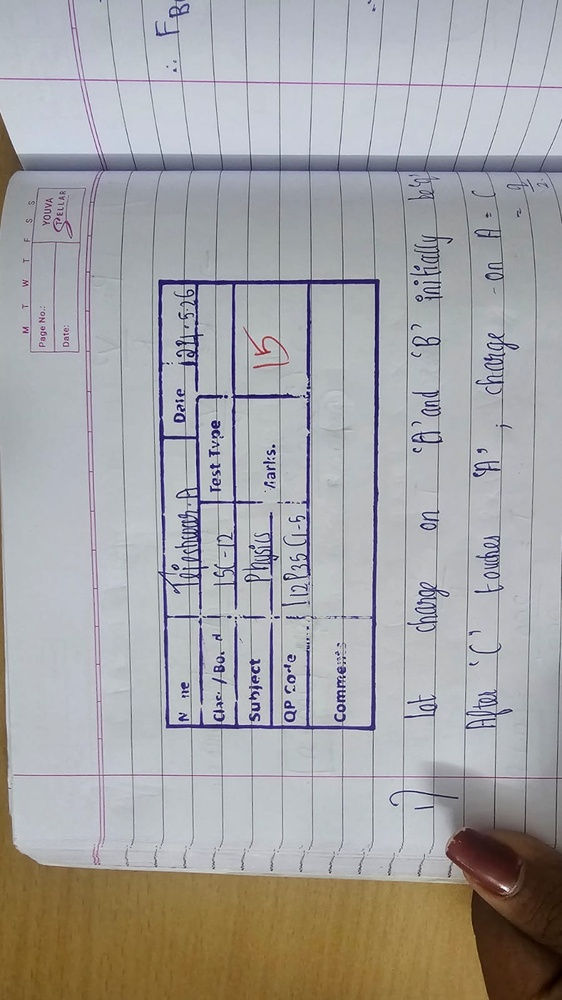
#> input picture dataset/images/train/PHOTO-2026-07-24-12-34-18 3.jpg, 562 x 1000 px, shrunk from 900 x 1600 before the run
$ python -i document_scanner.py   (imports and definitions only)
#> lines starting #> are read from the running program, lines starting #| are printed output that depends on the picture; after the words box and inside, x2 and y2 are one past the last pixel; in counts of white or black regions, pixels touching at a corner belong together
import cv2
import numpy as np


def order_points(pts):
    rect = np.zeros((4, 2), dtype="float32")

    s = pts.sum(axis=1)
    rect[0] = pts[np.argmin(s)]   # top-left
    rect[2] = pts[np.argmax(s)]   # bottom-right

    diff = np.diff(pts, axis=1)
    rect[1] = pts[np.argmin(diff)]   # top-right
    rect[3] = pts[np.argmax(diff)]   # bottom-left

    return rect


def four_point_transform(image, pts):

    rect = order_points(pts)

    (tl, tr, br, bl) = rect

    widthA = np.linalg.norm(br - bl)
    widthB = np.linalg.norm(tr - tl)
    maxWidth = max(int(widthA), int(widthB))

    heightA = np.linalg.norm(tr - br)
    heightB = np.linalg.norm(tl - bl)
    maxHeight = max(int(heightA), int(heightB))

    dst = np.array([
        [0, 0],
        [maxWidth - 1, 0],
        [maxWidth - 1, maxHeight - 1],
        [0, maxHeight - 1]
    ], dtype="float32")

    matrix = cv2.getPerspectiveTransform(rect, dst)

    warped = cv2.warpPerspective(
        image,
        matrix,
        (maxWidth, maxHeight)
    )

    return warped


def scan_document(image):

    gray = cv2.cvtColor(image, cv2.COLOR_BGR2GRAY)

    blur = cv2.GaussianBlur(gray, (5, 5), 0)

    edged = cv2.Canny(blur, 75, 200)

    contours, _ = cv2.findContours(
        edged,
        cv2.RETR_LIST,
        cv2.CHAIN_APPROX_SIMPLE
    )

    contours = sorted(contours, key=cv2.contourArea, reverse=True)

    document = None

    for contour in contours:

        perimeter = cv2.arcLength(contour, True)

        approx = cv2.approxPolyDP(
            contour,
            0.02 * perimeter,
            True
        )

        if len(approx) == 4:
            document = approx
            break

    if document is None:
        return image

    warped = four_point_transform(
        image,
        document.reshape(4, 2)
    )

    return warped

>>> import cv2
>>> picture = cv2.imread('../../../dataset/images/train/PHOTO-2026-07-24-12-34-18 3.jpg')
#> picture is the input picture: shape (1000, 562, 3); mean B, G, R 164.7, 164.1, 165.6
>>> result = scan_document(picture)
#> in scan_document, `gray = cv2.cvtColor(image, cv2.COLOR_BGR2GRAY)`:
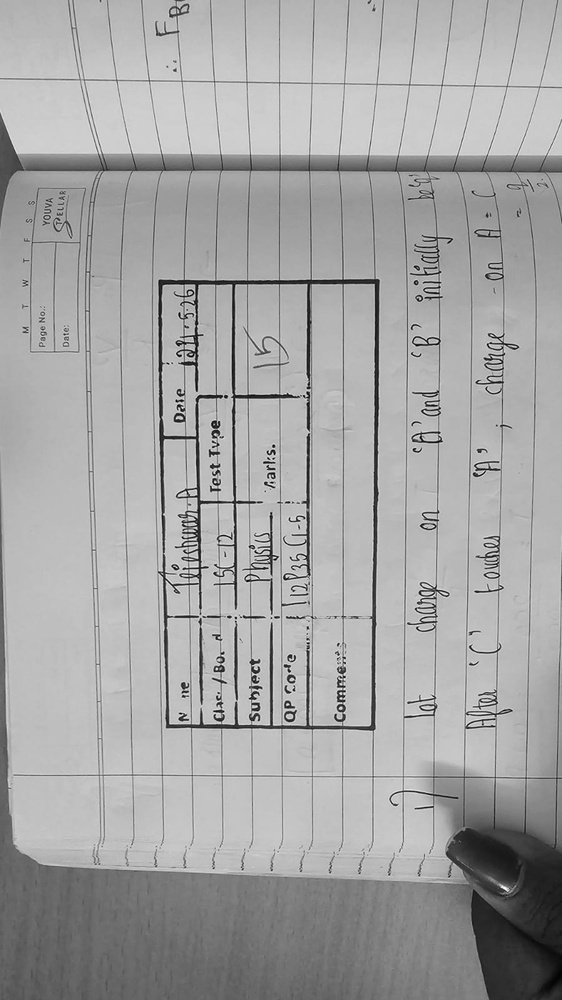
#> gray: shape (1000, 562); min 1, max 252, mean 164.6
#> in scan_document, `edged = cv2.Canny(blur, 75, 200)`:
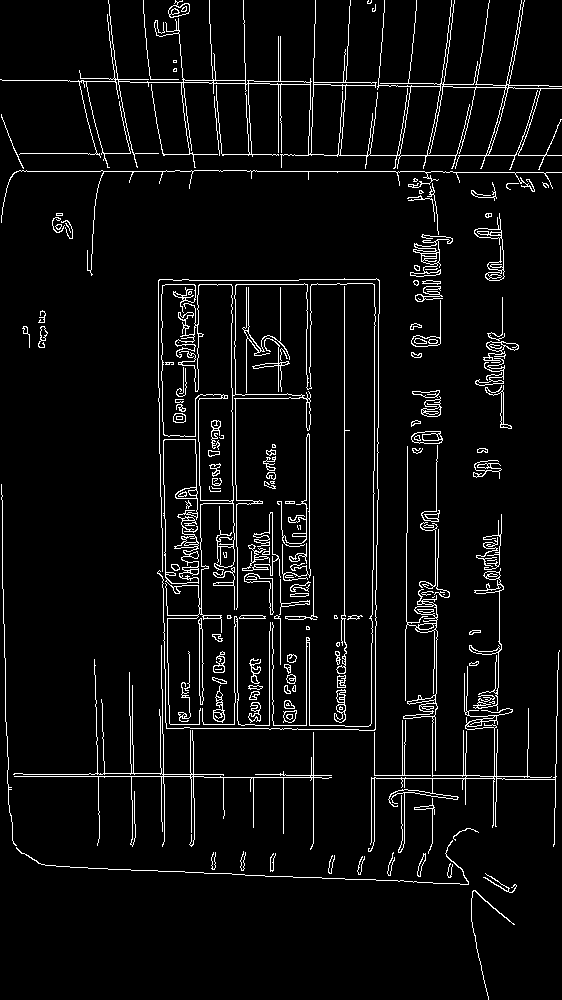
#> edged: shape (1000, 562); 5.2% white in thin lines or dots
#> in scan_document, `contours, _ = cv2.findContours( edged, cv2.RETR_LIST, cv2.CHAIN_APPROX..`: contours = 388 contours, 179 with area under 20; largest, box (x1, y1, x2, y2) and area: (161, 283, 376, 727) 5054, (0, 0, 562, 170) 4993, (163, 439, 199, 584) 3570, (310, 84, 346, 156) 2178, (399, 86, 441, 157) 1968
#> the loop in scan_document, `for contour in contours: ` made 5 passes
#> (perimeter, document) on pass 5: (205, [[411, 86], [440, 90], [427, 154], [400, 156]])
#> perimeter on passes 1, 3, 4: 8305, 610.8, 340.2
#> in order_points, `s = pts.sum(axis=1)`: s = [497, 530, 581, 556]
#> in order_points, `diff = np.diff(pts, axis=1)`: diff = [-325, -350, -273, -244]
#> in four_point_transform, `rect = order_points(pts)`: rect = [[411, 86], [440, 90], [427, 154], [400, 156]]
#> in four_point_transform, `(tl, tr, br, bl) = rect`: tl = [411, 86]; tr = [440, 90]; br = [427, 154]; bl = [400, 156]
#> in four_point_transform, `widthA = np.linalg.norm(br - bl)`: widthA = 27.07
#> in four_point_transform, `widthB = np.linalg.norm(tr - tl)`: widthB = 29.27
#> in four_point_transform, `maxWidth = max(int(widthA), int(widthB))`: maxWidth = 29
#> in four_point_transform, `heightA = np.linalg.norm(tr - br)`: heightA = 65.31
#> in four_point_transform, `heightB = np.linalg.norm(tl - bl)`: heightB = 70.86
#> in four_point_transform, `maxHeight = max(int(heightA), int(heightB))`: maxHeight = 70
#> in four_point_transform, `dst = np.array([ [0, 0], [maxWidth - 1, 0], [maxWidth - 1, maxHeight -..`: dst = [[0, 0], [28, 0], [28, 69], [0, 69]]
#> in four_point_transform, `matrix = cv2.getPerspectiveTransform(rect, dst)`: matrix = [[0.372, 0.0584, -157.7], [-0.0512, 0.371, -10.88], [-0.0012, -0.000855, 1]]
#> in four_point_transform, `warped = cv2.warpPerspective( image, matrix, (maxWidth, maxHeight) )`:
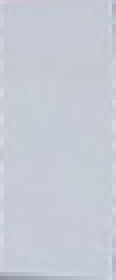
#> warped: shape (70, 29, 3) (shown 4 times larger); mean B, G, R 213.2, 202.6, 198

$ run again, on dataset/images/train/PHOTO-2026-07-24-12-34-18 4.jpg
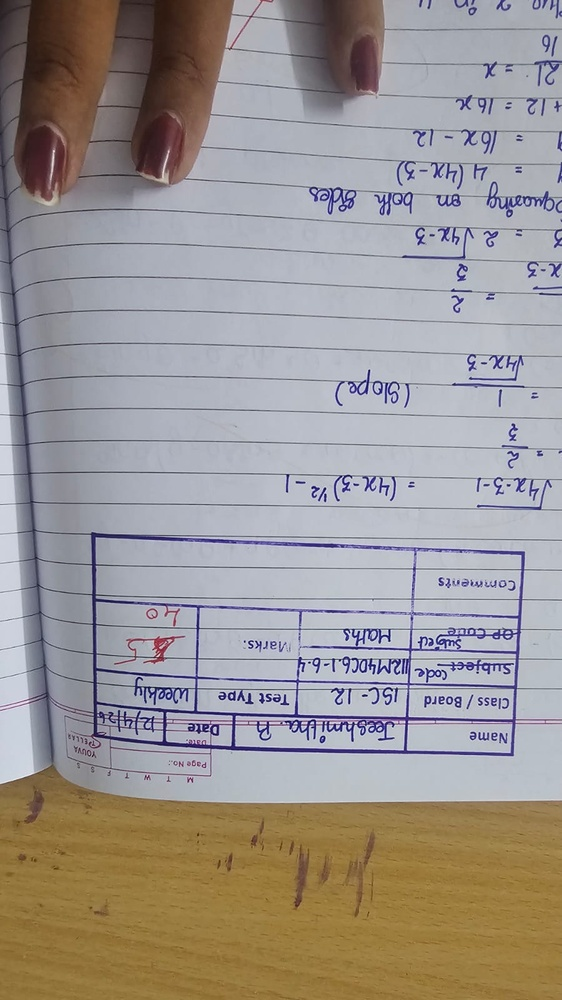
#> input picture dataset/images/train/PHOTO-2026-07-24-12-34-18 4.jpg, 562 x 1000 px, shrunk from 900 x 1600 before the run
#> picture is the input picture: shape (1000, 562, 3); mean B, G, R 147.6, 150.3, 156.4
#> in scan_document, `edged = cv2.Canny(blur, 75, 200)`:
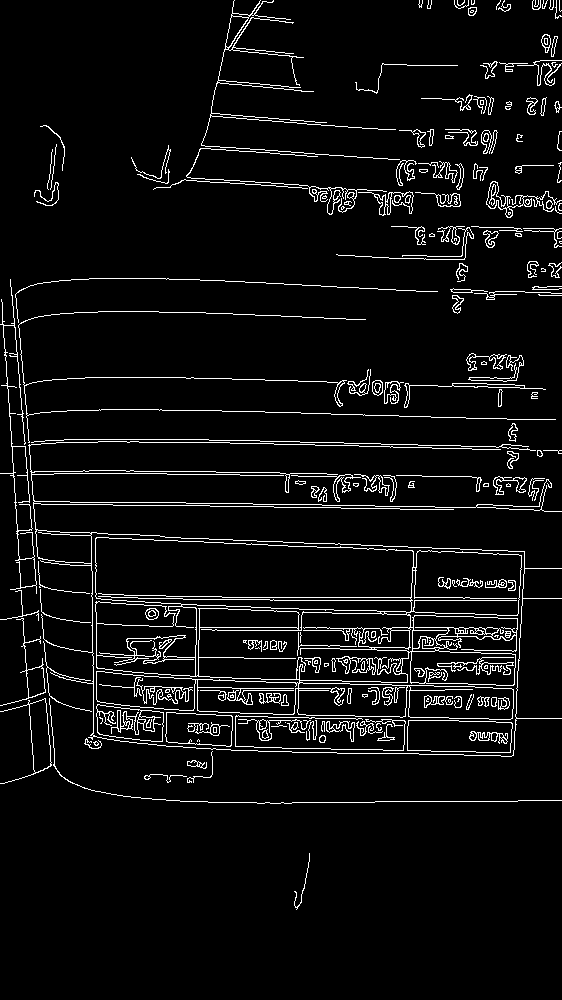
#> edged: shape (1000, 562); 5.5% white in thin lines or dots
#> contours = 434 contours, 209 with area under 20; largest, box (x1, y1, x2, y2) and area: (28, 441, 562, 757) 90384, (90, 532, 525, 757) 88672, (95, 537, 522, 720) 62523, (95, 537, 414, 613) 19766, (198, 612, 411, 683) 12060
#> the loop in scan_document, `for contour in contours: ` made 2 passes
#> (perimeter, document) on pass 2: (1288.1, [[91, 533], [523, 551], [513, 754], [93, 735]])
#> s = [624, 1074, 1267, 828]
#> diff = [442, 28, 241, 642]
#> rect = [[91, 533], [523, 551], [513, 754], [93, 735]]
#> tl = [91, 533]; tr = [523, 551]; br = [513, 754]; bl = [93, 735]
#> widthA = 420.4
#> widthB = 432.4
#> maxWidth = 432
#> heightA = 203.2
#> heightB = 202
#> maxHeight = 203
#> dst = [[0, 0], [431, 0], [431, 202], [0, 202]]
#> matrix = [[0.939, -0.0093, -80.51], [-0.0379, 0.908, -480.8], [2.18e-05, -0.000128, 1]]
#> in four_point_transform, `warped = cv2.warpPerspective( image, matrix, (maxWidth, maxHeight) )`:
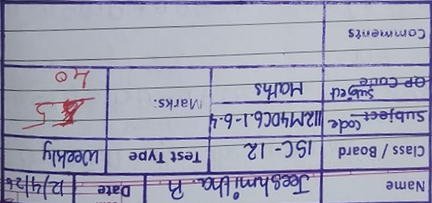
#> warped: shape (203, 432, 3); mean B, G, R 182.8, 163.1, 161.8

$ run again, on dataset/images/train/PHOTO-2026-07-24-12-34-19 2.jpg
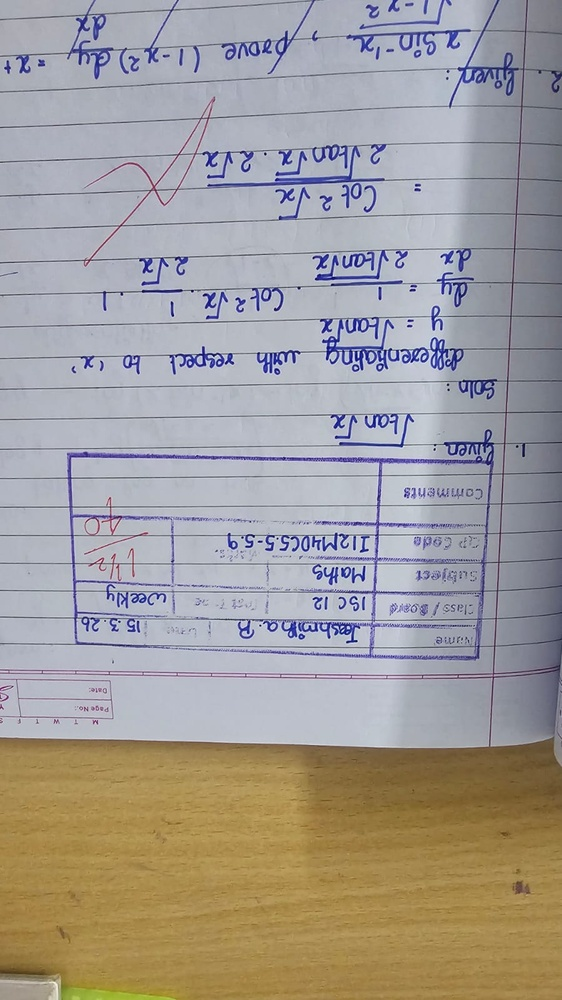
#> input picture dataset/images/train/PHOTO-2026-07-24-12-34-19 2.jpg, 562 x 1000 px, shrunk from 900 x 1600 before the run
#> picture is the input picture: shape (1000, 562, 3); mean B, G, R 153.5, 156.7, 161.7
#> in scan_document, `edged = cv2.Canny(blur, 75, 200)`:
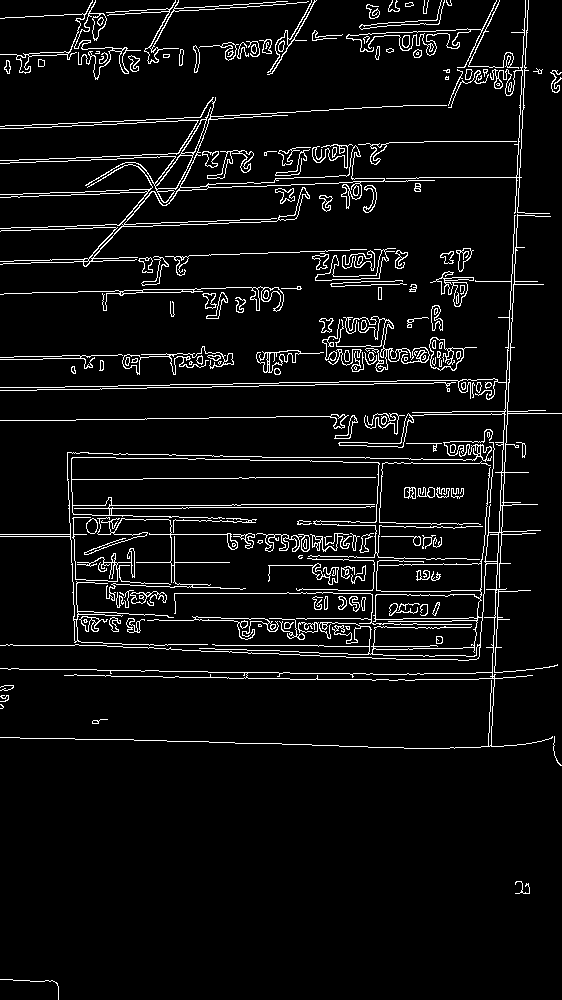
#> edged: shape (1000, 562); 5.9% white in thin lines or dots
#> contours = 427 contours, 170 with area under 20; largest, box (x1, y1, x2, y2) and area: (0, 214, 562, 749) 5758, (375, 594, 481, 620) 2432, (0, 97, 447, 267) 1562, (246, 672, 493, 681) 1433, (0, 107, 211, 203) 1098
#> the loop in scan_document, `for contour in contours: ` made 2 passes
#> (perimeter, document) on pass 2: (258.8, [[375, 618], [377, 594], [480, 599], [476, 618]])
#> s = [993, 971, 1079, 1094]
#> diff = [243, 217, 119, 142]
#> rect = [[377, 594], [480, 599], [476, 618], [375, 618]]
#> tl = [377, 594]; tr = [480, 599]; br = [476, 618]; bl = [375, 618]
#> widthA = 101
#> widthB = 103.1
#> maxWidth = 103
#> heightA = 19.42
#> heightB = 24.08
#> maxHeight = 24
#> dst = [[0, 0], [102, 0], [102, 23], [0, 23]]
#> matrix = [[0.305, 0.0254, -130.1], [-0.0176, 0.362, -208.3], [-0.000764, -0.000541, 1]]
#> in four_point_transform, `warped = cv2.warpPerspective( image, matrix, (maxWidth, maxHeight) )`:
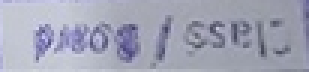
#> warped: shape (24, 103, 3) (shown 3 times larger); mean B, G, R 181.5, 163.6, 161.3

$ run again, on dataset/images/train/PHOTO-2026-07-24-12-34-19 3.jpg
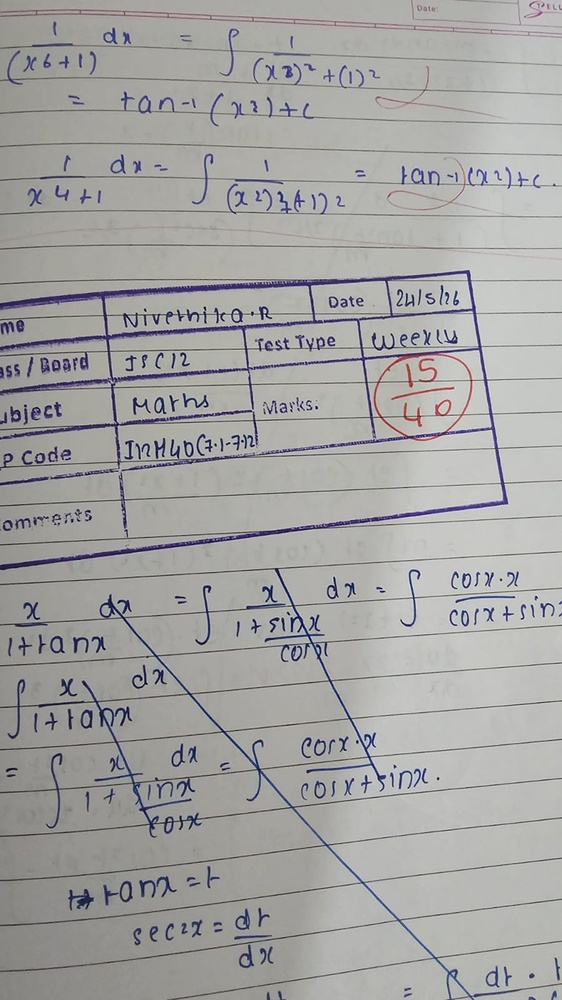
#> input picture dataset/images/train/PHOTO-2026-07-24-12-34-19 3.jpg, 562 x 1000 px, shrunk from 900 x 1600 before the run
#> picture is the input picture: shape (1000, 562, 3); mean B, G, R 163.1, 164.1, 164.7
#> in scan_document, `edged = cv2.Canny(blur, 75, 200)`:
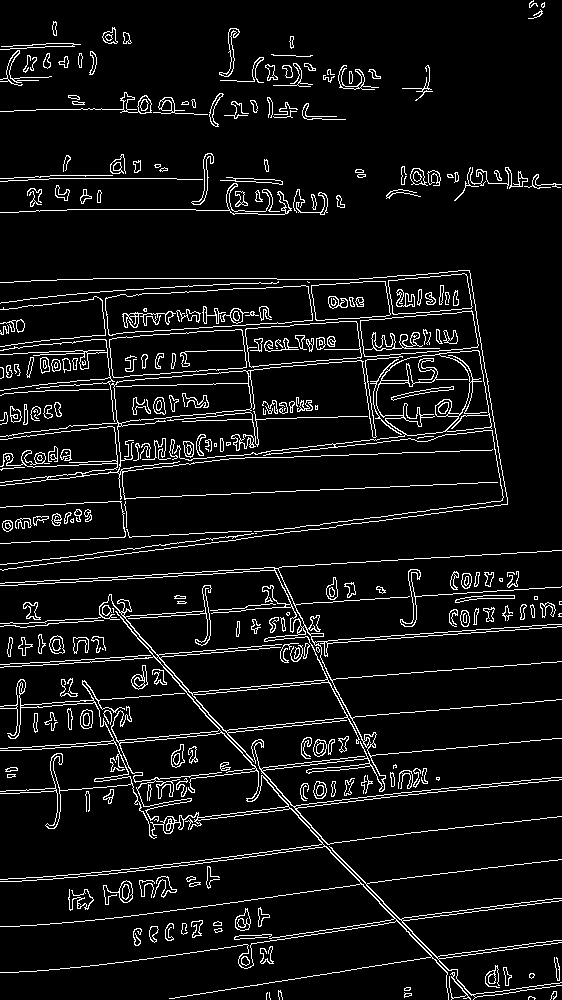
#> edged: shape (1000, 562); 7.1% white in thin lines or dots
#> contours = 618 contours, 222 with area under 20; largest, box (x1, y1, x2, y2) and area: (174, 350, 504, 532) 7798, (0, 550, 562, 1000) 7762, (105, 285, 313, 336) 7456, (105, 285, 313, 336) 7448, (0, 339, 498, 500) 5802
#> the loop in scan_document, `for contour in contours: ` made 3 passes
#> (perimeter, document) on pass 3: (497.3, [[308, 286], [106, 297], [108, 334], [312, 320]])
#> s = [594, 403, 442, 632]
#> diff = [-22, 191, 226, 8]
#> rect = [[106, 297], [308, 286], [312, 320], [108, 334]]
#> tl = [106, 297]; tr = [308, 286]; br = [312, 320]; bl = [108, 334]
#> widthA = 204.5
#> widthB = 202.3
#> maxWidth = 204
#> heightA = 34.23
#> heightB = 37.05
#> maxHeight = 37
#> dst = [[0, 0], [203, 0], [203, 36], [0, 36]]
#> matrix = [[0.984, -0.0532, -88.51], [0.0569, 1.04, -316.2], [-0.000387, 0.000354, 1]]
#> in four_point_transform, `warped = cv2.warpPerspective( image, matrix, (maxWidth, maxHeight) )`:
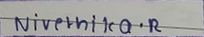
#> warped: shape (37, 204, 3); mean B, G, R 161.5, 161.3, 161.7
